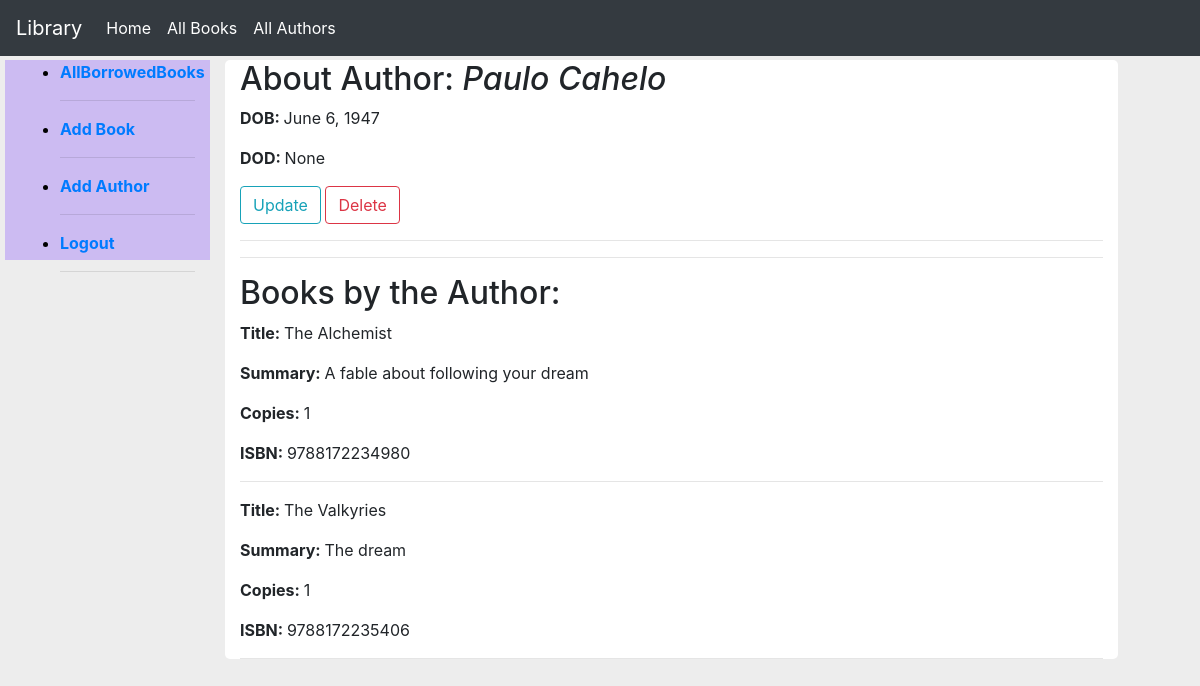
/catalog/books/6/author/ (signed in), run on the app's committed database.
### catalog/models.py (models this page shows, shortened)
class Author(models.Model):
    first_name = models.CharField(max_length=100)
    last_name = models.CharField(max_length=100)
    date_of_birth = models.DateField(null=True, blank=True)
    date_of_death = models.DateField('Died',null=True, blank=True)
    class Meta:
        ordering = ['last_name','first_name']

class Book(models.Model):
    title = models.CharField(max_length=200)
    author = models.ForeignKey('Author', on_delete=models.SET_NULL, null=True)
    summary = models.TextField(max_length=1000, help_text="Enter a brief description of the book")
    isbn = models.CharField('ISBN', max_length=13,help_text="13 character unique number")
    genre = models.ManyToManyField(Genre, help_text="Select the genre of the book")
    language = models.ForeignKey('Language', on_delete=models.SET_NULL, null=True)
    def display_genre(self):
        return ", ".join(genre.name for genre in self.genre.all()[:3])
    display_genre.short_description = "Genre"
    def get_count(self):
        return BookInstance.objects.filter(book=self.id).count()

### catalog/views.py (the view)
# urls.py: path('books/<int:pk>/author/',views.AuthorDeatailView.as_view(),name="authorDetail"),
class AuthorDeatailView(LoginRequiredMixin,DetailView):
    model = Author
    template_name = 'catalog/authordetail.html'
    def get(self,request,pk):
        author = Author.objects.get(id=pk)
        books = Book.objects.filter(author=author.id)
        ctx = {'author': author,'books':books}
        return render(request,self.template_name,ctx)

### catalog/templates/catalog/authordetail.html (shortened to what this page needs)
{% extends "catalog/base.html" %}
{% block content %}
  <h2>About Author: <em>{{ author.first_name }} {{ author.last_name }}</em></h2>
  <p><strong>DOB: </strong> {{ author.date_of_birth}}</p>
  <p><strong>DOD: </strong> {{ author.date_of_death }}</p>
  {% if user.is_staff %}
     <a href="{% url 'catalog:authorupdate' author.id %}"><input type="submit" name="Update" value="Update" class="btn btn-outline-info"></a>
     <a href="{% url 'catalog:authordelete' author.id %}"><input type="submit" name="Delete" value="Delete" class="btn btn-outline-danger"></a>
  {% endif %}
  <hr>
  <hr>
  <h2>Books by the Author:</h2>
  {% for book in books %}
   <p><strong>Title: </strong>{{ book.title }}</p>
   <p><strong>Summary: </strong>{{ book.summary }}</p>
   <p><strong>Copies: </strong>{{ book.get_count }}</p>
   <p><strong>ISBN: </strong>{{ book.isbn }}</p>
   <hr>
  {% endfor %}
{% endblock %}

### catalog/static/css/style.css (style rules this page uses)
body { background-color: #ededed; margin-top: 60px; }

### data on the page
Author: first_name "Paulo", last_name "Cahelo", date_of_birth "June 6, 1947", date_of_death "None"
Book: title "The Alchemist", summary "A fable about following your dream", get_count "1", isbn "9788172234980"
Book: title "The Valkyries", summary "The dream", get_count "1", isbn "9788172235406"
